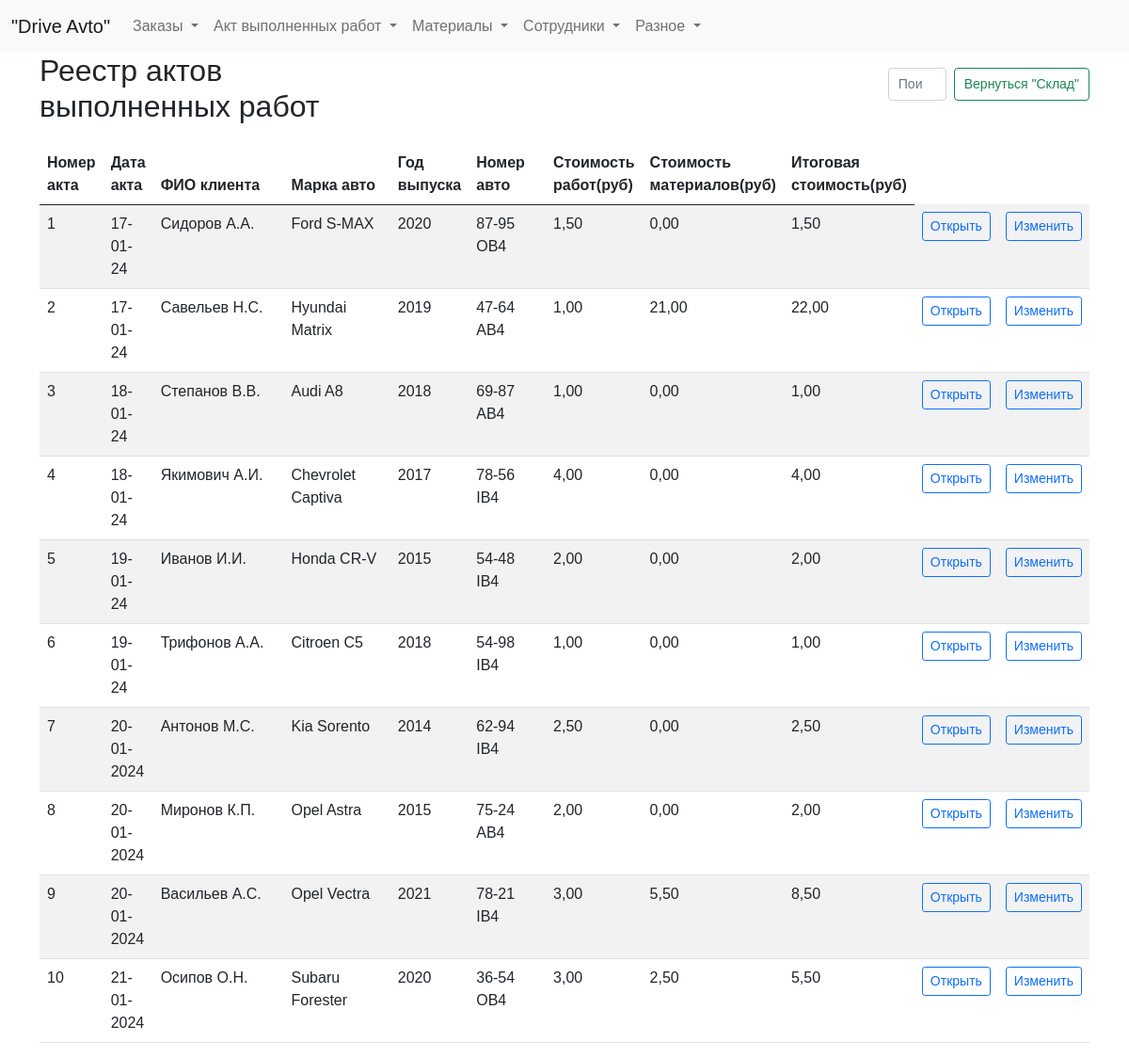
The page /list_act on the database its author committed.
### tables this page shows
CREATE TABLE log (
id integer PRIMARY KEY AUTOINCREMENT,
date_order text NOT NULL,
name_customer text NOT NULL,
brand_car text NOT NULL,
year_car text NOT NULL,
number_car text NOT NULL,
text_order text NOT NULL,
id_act integer
);

### fcompany.py (the view)
@app.route("/list_act")
def showList_act():
    page = request.args.get('page', 1, type=int)
    per_page = 10  # Количество элементов на странице
    list_act_query = dbase.getList_act()  # Получаем все элементы реестра
    total_items = len(list_act_query)  # Получаем общее количество элементов
    total_pages = ceil(total_items / per_page)  # Вычисляем общее количество страниц
    start_index = (page - 1) * per_page
    end_index = start_index + per_page
    list_act = list_act_query[start_index:end_index]  # Получаем элементы текущей страницы
    pagination = {
        'page': page,
        'per_page': per_page,
        'total_pages': total_pages,
        'total_items': total_items
    }
    return render_template("list_act.html", title="Реестр", list_act=list_act, pagination=pagination)

### fcompany.py (called while the page is built)
def connect_db():  # общая функция для установления соединения с БД
    conn = sqlite3.connect(app.config['DATABASE'])
    conn.row_factory = sqlite3.Row  # записи будут представлены не в виде кортежей, а в виде словаря (для исп в шаблонах)
    return conn

def get_db():
    if not hasattr(g, 'link_db'):
        g.link_db = connect_db()
    return g.link_db

@app.before_request
def before_request():
    global dbase
    db = get_db()
    dbase = FDataBase(db)

### templates/list_act.html (shortened to what this page needs)
{% extends 'base.html' %}
{% block content %}
<div class="header-container">
  <h2>Реестр актов выполненных работ</h2>
  <form class="d-flex search-form" role="search">
    <input class="form-control me-2 narrow-search" type="search" id="searchInput" placeholder="Поиск" aria-label="Search">
    <button class="btn btn-outline-success narrow-button" type="submit">Вернуться "Склад"</button>
  </form>
</div>
<div class="table-responsive">
<table id="myTable" class="table table-striped max-width: 100%">
  <thead>
    <tr>
      <th scope="col" style="width: 50px;">Номер акта</th>
      <th scope="col" style="width: 50px;">Дата акта</th>
      <th scope="col" style="width: 200px;">ФИО клиента</th>
      <th scope="col" style="width: 150px;">Марка авто</th>
      <th scope="col" style="width: 50px;">Год выпуска</th>
      <th scope="col" style="width: 100px;">Номер авто</th>
      <th scope="col" style="width: 50px;">Стоимость работ(руб)</th>
      <th scope="col" style="width: 50px;">Стоимость материалов(руб)</th>
      <th scope="col" style="width: 100px;">Итоговая стоимость(руб)</th>
    </tr>
  </thead>
  <tbody>
    {% for row in list_act %}
    <tr>
        <td>{{ row.id_act }}</td>
        <td>{{ row.date_act }}</td>
        <td>{{ row.name_customer }}</td>
        <td>{{ row.brand_car }}</td>
        <td>{{ row.year_car }}</td>
        <td>{{ row.number_car }}</td>
        <td>{{ ( '%.2f' % (row.total_work / 100) ) | replace('.', ',') }}</td>
        <td>{{ ( '%.2f' % (row.total_materials / 100) ) | replace('.', ',') }}</td>
        <td>{{ ( '%.2f' % (row.total_price / 100) ) | replace('.', ',') }}</td>
        <td>
            <a href="/final_act/{{ row.id_act }}" class="btn btn-outline-primary btn-sm">Открыть</a>
        </td>
        <td>
            <a href="/edit_final_act/{{ row.id_act }}" class="btn btn-outline-primary btn-sm">Изменить</a>
      </td>
    </tr>
    {% endfor %}
  </tbody>
</table>
</div>
{% endblock %}

### static/css/styles.css (style rules this page uses)
input.form-control { width: 100%; }
.narrow-button { max-width: 250px; white-space: nowrap; font-size: 16px; }
.narrow-search { max-width: 400px; }
.header-container { display: flex; justify-content: space-between; align-items: center; margin-bottom: 20px; }
.search-form { margin-left: 300px; }
h2 { margin: 0; margin-right: 300px; }
html, body { font-family: 'Arial'; margin: 0; padding: 0; height: 100%; width: 100%; }
a { color: #0059b2; text-decoration: none; }
.btn { margin-bottom: 10px; }
.narrow-search { height: 35px; font-size: 14px; padding: 5px 10px; }
.narrow-button { height: 35px; font-size: 14px; padding: 5px 10px; line-height: 1.5; }

### rows shown on the page
log: id_act "1", date_act "17-01-24", name_customer "Сидоров А.А.", brand_car "Ford S-MAX", year_car "2020", number_car "87-95 OB4", total_work "1,50", total_materials "0,00", total_price "1,50"
log: id_act "2", date_act "17-01-24", name_customer "Савельев Н.С.", brand_car "Hyundai Matrix", year_car "2019", number_car "47-64 АВ4", total_work "1,00", total_materials "21,00", total_price "22,00"
log: id_act "3", date_act "18-01-24", name_customer "Степанов В.В.", brand_car "Audi A8", year_car "2018", number_car "69-87 АВ4", total_work "1,00", total_materials "0,00", total_price "1,00"
log: id_act "4", date_act "18-01-24", name_customer "Якимович А.И.", brand_car "Chevrolet Captiva", year_car "2017", number_car "78-56 IB4", total_work "4,00", total_materials "0,00", total_price "4,00"
log: id_act "5", date_act "19-01-24", name_customer "Иванов И.И.", brand_car "Honda CR-V", year_car "2015", number_car "54-48 IB4", total_work "2,00", total_materials "0,00", total_price "2,00"
log: id_act "6", date_act "19-01-24", name_customer "Трифонов А.А.", brand_car "Citroen C5", year_car "2018", number_car "54-98 IB4", total_work "1,00", total_materials "0,00", total_price "1,00"
log: id_act "7", date_act "20-01-2024", name_customer "Антонов М.С.", brand_car "Kia Sorento", year_car "2014", number_car "62-94 IB4", total_work "2,50", total_materials "0,00", total_price "2,50"
log: id_act "8", date_act "20-01-2024", name_customer "Миронов К.П.", brand_car "Opel Astra", year_car "2015", number_car "75-24 АВ4", total_work "2,00", total_materials "0,00", total_price "2,00"
log: id_act "9", date_act "20-01-2024", name_customer "Васильев А.С.", brand_car "Opel Vectra", year_car "2021", number_car "78-21 IB4", total_work "3,00", total_materials "5,50", total_price "8,50"
log: id_act "10", date_act "21-01-2024", name_customer "Осипов О.Н.", brand_car "Subaru Forester", year_car "2020", number_car "36-54 OB4", total_work "3,00", total_materials "2,50", total_price "5,50"
